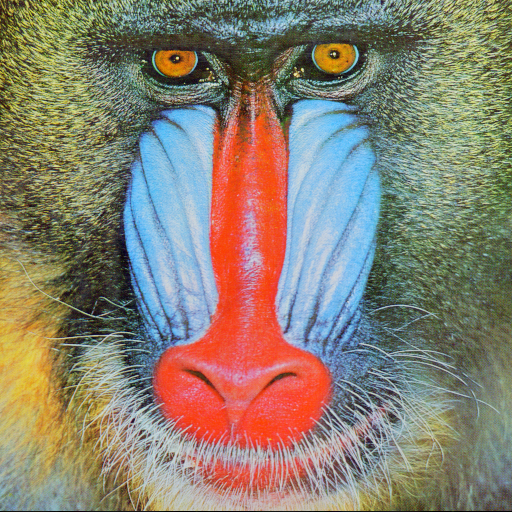
#> input picture data/mendrill.jpg, 512 x 512 px, found by its file name
$ jupyter execute --allow-errors PythonLibrariesIntro.ipynb
#> lines starting #> are read from the running program, lines starting #| are printed output that depends on the picture
## Python Libraries for ML/Data Mining

There are four highly useful libraries for data mining. These are:
- NumPy  for computation with multidimensional arrays/linear algebra
- Pandas for high-performance data structure DataFrame for data manipulation, data importing and exporting, and plotting
- Matplotlib is a comprehensive library for creating static, animated, and interactive visualizations in Python.
- Scikit-learn is a machine learning library for building data mining models. It's built from NumPy, SciPy, and Matplotlib. SciPy is a python library for statistical computations.

There are similar libraries in R for doing data mining work.

[](https://colab.research.google.com/github/iksinc/ML-Stuff/blob/main/PythonLibrariesIntro.ipynb)

## NumPy

- NumPy, an abbreviation for Numerical Python, is the core library for scientific computing with Python.
- It provides support for creating and processing N-dimensional array objects or ndarrays.
- It offers linear algebra operations that are much faster than those performed using traditional Python.
-It is a must for any data analysis task.

Some basic functionality of NumPy is shown below.

[cell 1]
import numpy as np
mat1 = np.array([[1, 2, 3],[4, 5, 6],[7, 8, 9]])# Creates a 2-dim array of size 3x3
mat2 = np.random.randint(12, size=(3,4))# Creates a 3x4 array of random integers

[cell 2]
print(mat1,'\n\n',mat2)

### Array dimension, shape, size, and data type.

[cell 3]
print(" mat2 ndim: ", mat1.ndim,'\t', "mat2 shape: ", mat2.shape,'\t',"mat2 size: ", mat2.size)

[cell 4]
print("mat2 dtype: ", mat2.dtype)

### Array Indexing & Slicing

[cell 5]
mat2[0,1] # Element at Ist row, second column intersection

[cell 6]
mat2[0,-1] # Element at Ist row, last column intersection

[cell 7]
mat2[:2,:3] # Sliced array with first 2 rows and 3 columns

[cell 8]
mat2[:2, ::2] # First 2 rows and every second column

### Array reshaping and concatenation

[cell 9]
mat2.reshape((2,6))# reshapes the 3x4 array mat2 to a 2x6 array

[cell 10]
np.concatenate([mat1,mat2],axis=1)# Horizontal concatenation

[cell 11]
np.concatenate([mat1, mat2.reshape(4,3)])

[cell 12]
# You can also use hstack and vstak
np.hstack([mat1,mat2])

[cell 13]
np.vstack([mat1,mat2.reshape(4,3)])

[cell 14]
#Splitting an array
np.split(mat2,3)#the array will be divided into 3 equal arrays along axis 0 [Default axis].

[cell 15]
#Splitting an array
np.split(mat2,4, axis=1)#the array will be divided into 4 equal arrays along axis 1.

[cell 16]
np.split(mat2,[2,3])# This would result in three arrays: mat2[:,2],mat2[2:3], and mat2[3:]

[cell 17]
np.hsplit(mat2,[2])

### NumPy's Universal Functions
NumPy's universal functions utilize vectorized operations which are fast.
So avoid using loops as much as possible.
Some examples of the universal functions are given below.

[cell 18]
np.max(mat2)

[cell 19]
np.cos(mat2)

[cell 20]
np.add.reduce(mat2)# Reduces the 3x4 mat2 array to 1x4 by adding elements of each column

[cell 21]
np.multiply.reduce(mat2)# Same as above but elements are multiplied

[cell 22]
np.sum(mat2)# Adds all elements of the array

### Operations with vectors and matrices

[cell 23]
mat1*mat1#* operation does element by element multiplication

[cell 24]
mat1.T# matrix transpose

[cell 25]
mat1@mat2# matrix multiplication mat1 is a 3x3 matrix, mat2 is a 3x4. The result is 3x4

[cell 26]
np.dot(mat1[:,0],mat1[:,1])# dot product of two vectors

#> (a cell that did not finish here is left out)

[cell 28]
np.linalg.matrix_rank(mat1)

[cell 29]
# Normalized dot product
np.dot(mat1[:,0],mat1[:,1])/(np.linalg.norm(mat1[:,0])*np.linalg.norm(mat1[:,1]))

[cell 30]
s, V = np.linalg.eig(mat1)
print("Eigenvalues: ", s)
print("Eigenvectors: ",V)

[cell 31]
# Flattening multidimensional arrays
mat1.flatten()# This will convert the 3x3 mat1 matrix to a one-dimensional array

[cell 32]
# Another way of flattening
x = mat1.ravel()
print(x)

[cell 33]
# Change some elements in x and print mat1
x[1]=11
print(mat1)# Notice the change in mat1. This is because ravel operation doesn't create a copy
# of the original array but a reference to it

## Matplotlib
- Matplotlib is a popular library for visualizing data represented by numpy arrays. Pyplot is a Matplotlib module; it provides a MATLAB-like interface to create and display a variety of plot types.
- An example of plotting is shown below. For more, see the tutorial on Matplotlib.
- https://matplotlib.org/tutorials/

[cell 34]
import matplotlib.pyplot as plt
X = np.linspace(-np.pi, np.pi, 256, endpoint=True)
C, S = np.cos(X), np.sin(X)
plt.figure(figsize=(8,5))
plt.plot(X,C, c="red", linewidth= 2.0, linestyle= "--",label = "Cosine")
plt.plot(X,S, c="blue", linewidth= 2.0, linestyle= "--",label = "Sine")
plt.legend(loc='upper left')
plt.title('Cosine and Sine Functions')
plt.show()
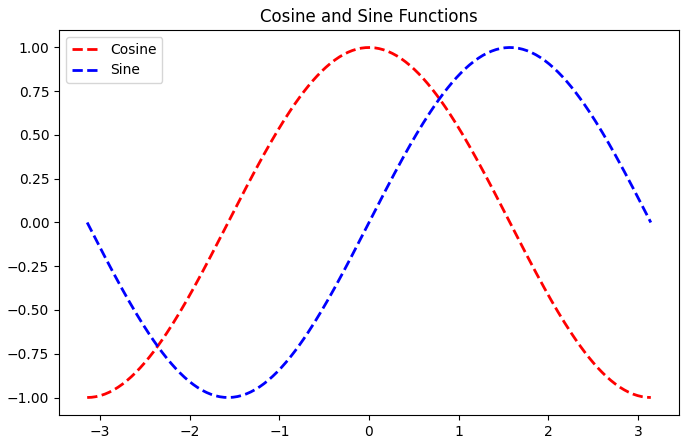
#> figure drawn by matplotlib, 1 panel; curve peaks at x = -0.0123, y = 1; curve peaks at x = 1.56, y = 1

### Images as numpy arrays

[cell 35]
from PIL import Image
import requests
from io import BytesIO
url = 'https://github.com/iksinc/Data/blob/main/mendrill.jpg?raw=true'
response= requests.get(url)
img = Image.open(BytesIO(response.content))
#> img is the input picture: PIL image 512x512 RGB; mean R, G, B 137.4, 128.9, 113.1
plt.imshow(img)

[cell 36]
mat2 = np.asarray(img)# Converts image to a numpy array

[cell 37]
print(mat2[2,5])
#| [75 58 30]

[cell 38]
mat3=mat2[100:200,100:200]# just look at an image patch
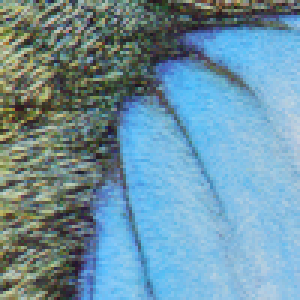
#> mat3: shape (100, 100, 3) (shown 3 times larger); mean R, G, B 110.2, 146.8, 162.9
plt.imshow(mat3)

[cell 39]
mat4 = mat3[:,:,0]# Just take the red plane
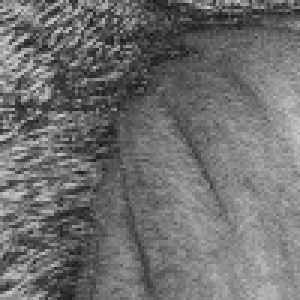
#> mat4: shape (100, 100) (shown 3 times larger); min 20, max 206, mean 110.2
mat4.shape
#> Out = (100, 100)

[cell 40]
plt.gray()
plt.imshow(mat4)

[cell 41]
mat5 = mat4.T# Perform matrix transpose
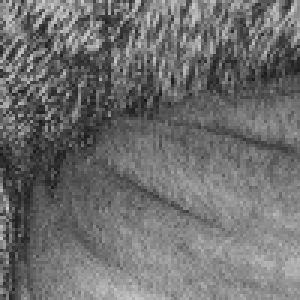
#> mat5: shape (100, 100) (shown 3 times larger); min 20, max 206, mean 110.2
plt.imshow(mat5)

[cell 42]
mat5 = mat4 - mat4.T
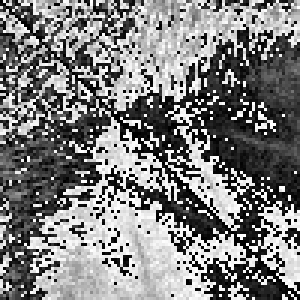
#> mat5: shape (100, 100) (shown 3 times larger); min 0, max 255, mean 125.3
plt.imshow(mat5)

$ run again, with data/Babbon.jpg copied over data/mendrill.jpg
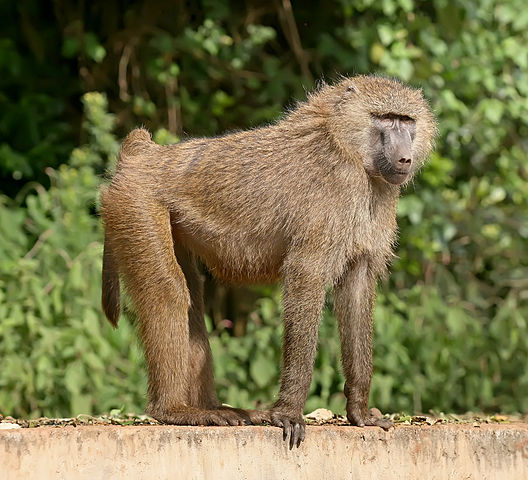
#> input picture data/Babbon.jpg, 528 x 480 px, found by its file name
#> img is the input picture: PIL image 528x480 RGB; mean R, G, B 118.7, 114.3, 73.1
#| [ 7 20  0]
#> `mat4 = mat3[:,:,0]# Just take the red plane`:
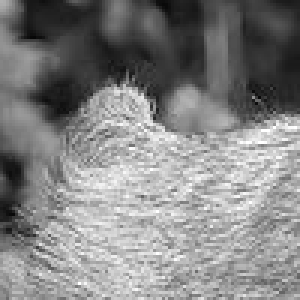
#> mat4: shape (100, 100) (shown 3 times larger); min 7, max 255, mean 131.9
#> `mat5 = mat4 - mat4.T`:
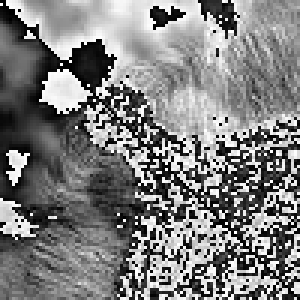
#> mat5: shape (100, 100) (shown 3 times larger); min 0, max 255, mean 125.9

$ run again, with data/panda.jpg copied over data/mendrill.jpg
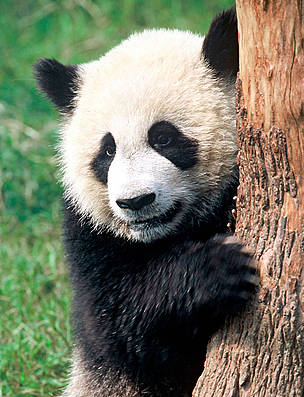
#> input picture data/panda.jpg, 304 x 397 px, found by its file name
#> img is the input picture: PIL image 304x397 RGB; mean R, G, B 118.5, 121.4, 101.8
#| [ 51 116  74]
#> `mat4 = mat3[:,:,0]# Just take the red plane`:
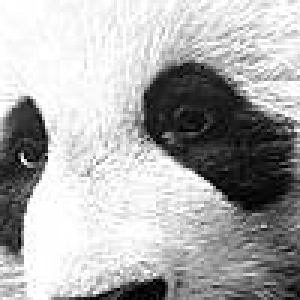
#> mat4: shape (100, 100) (shown 3 times larger); min 0, max 255, mean 173
#> `mat5 = mat4 - mat4.T`:
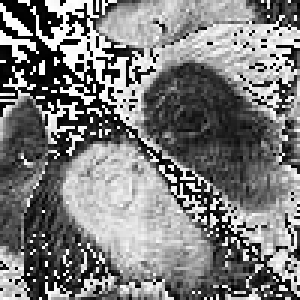
#> mat5: shape (100, 100) (shown 3 times larger); min 0, max 255, mean 124.3
